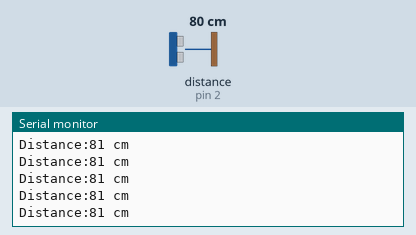
Recording of a sketch running on a simulated Arduino Uno, built with avr-gcc and run on an emulated ATmega328P. On the bench: the last lines printed to the serial monitor. Inputs (shaded band) come from the test bench; at power-on: distance to the obstacle (sensor on pin 2) 80 cm. The echo pulse lasts 58.3 µs per cm.

Above: at 1.2 s.
1.3 s: distance to the obstacle (sensor on pin 2) set to 2 cm
At 2.4 s:
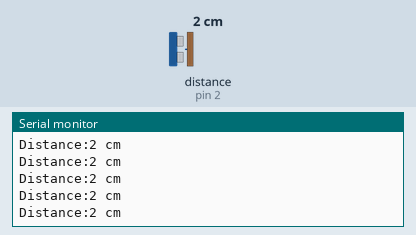
4.3 s: distance to the obstacle (sensor on pin 2) set to 18 cm
At 5.4 s:
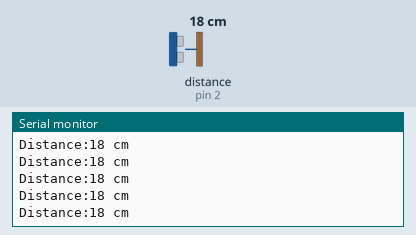
7.3 s: distance to the obstacle (sensor on pin 2) set to 120 cm
At 8.3 s:
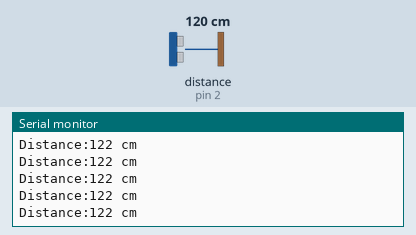
10.3 s: distance to the obstacle (sensor on pin 2) set to 4 cm
At 11.4 s:
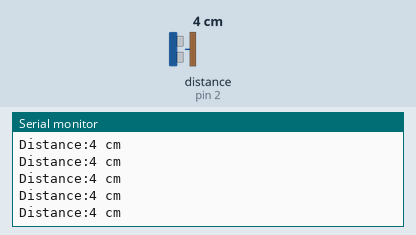
13.3 s: distance to the obstacle (sensor on pin 2) set to 35 cm
At 14.0 s:
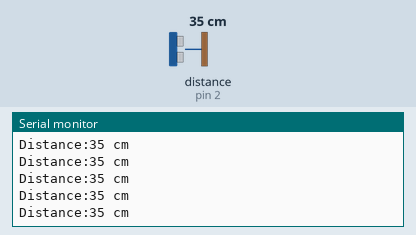
16.3 s: distance to the obstacle (sensor on pin 2) set to 9 cm
At 17.4 s:
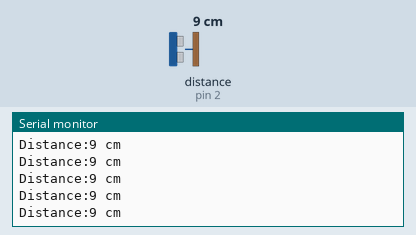
Timing chart, 0 to 19.3 s (numbered marks = the images above; inputs shaded):
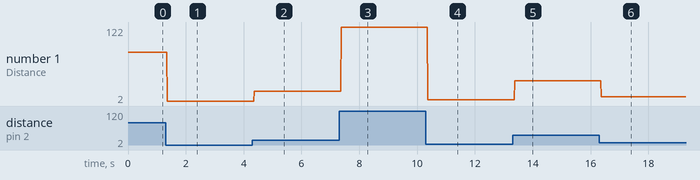

Measured:
- after the input at 1.3 s, the serial monitor: prints a new line after 0.06 s (image 1)
- after the input at 4.3 s, the serial monitor: prints a new line after 0.06 s (image 2)
- after the input at 7.3 s, the serial monitor: prints a new line after 0.07 s (image 3)
- after the input at 10.3 s, the serial monitor: prints a new line after 0.06 s (image 4)
- after the input at 13.3 s, the serial monitor: prints a new line after 0.07 s (image 5)
- after the input at 16.3 s, the serial monitor: prints a new line after 0.07 s (image 6)
- plotted number 1: 81 → 2 after the input at 1.3 s, 2 → 18 after the input at 4.3 s, 18 → 122 after the input at 7.3 s, 122 → 4 after the input at 10.3 s, 4 → 35 after the input at 13.3 s

The sketch:

distanceSensor.ino
```cpp
//NewPing Library used
//Library downloaded from here: https://bitbucket.org/teckel12/arduino-new-ping/downloads/
#include <NewPing.h>


const int trigPin = 3;//OUTPUT
const int echoPin = 2;//INPUT
long distance;
int duration;
NewPing sonar(trigPin,echoPin,200);
void setup() {
  pinMode(trigPin, OUTPUT);
  pinMode(trigPin, INPUT);
  Serial.begin(9600);
}
void loop() {
  Serial.print("Distance:");
  Serial.print(sonar.ping_cm());
  Serial.println(" cm");
}
```
